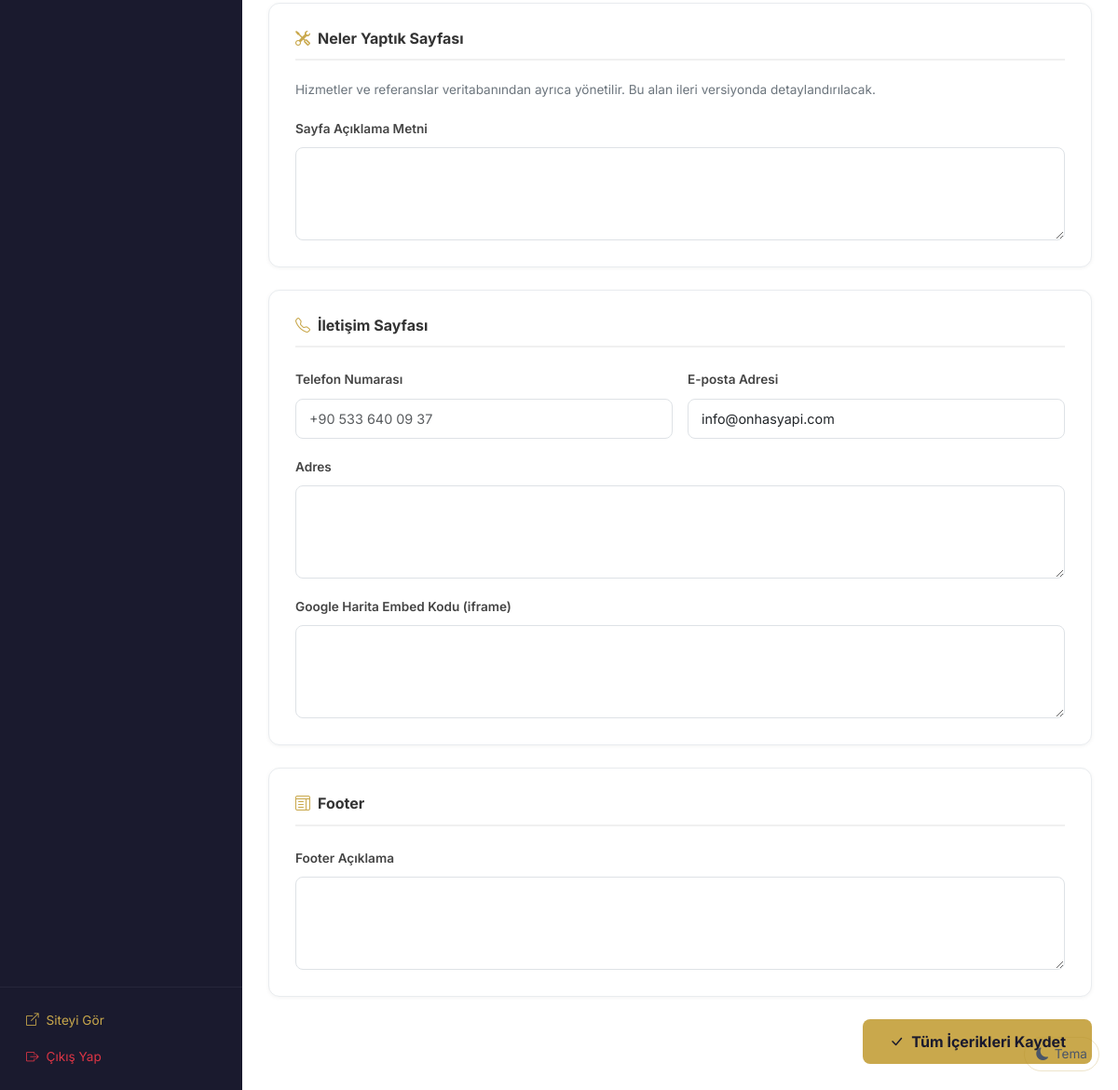
/yonetim/panel/icerik (signed in, lower part), run on an earlier commit of the app's database.
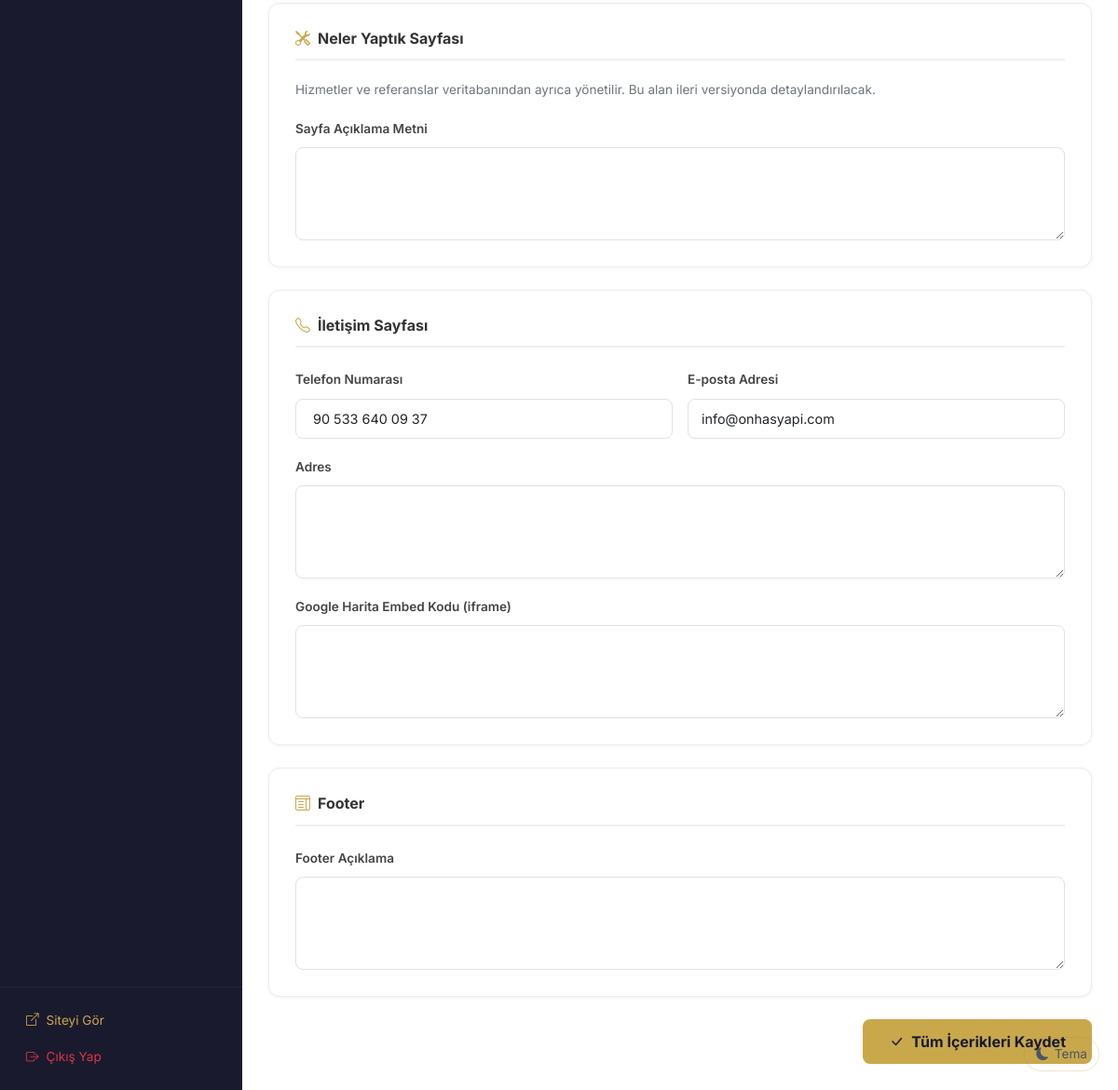
And on a later commit of the database.
### tables this page shows
CREATE TABLE settings (
            id          INTEGER PRIMARY KEY AUTOINCREMENT,
            key         TEXT UNIQUE NOT NULL,
            value       TEXT
        );

### app.py (the view, shortened to what this page needs)
@app.route("/yonetim/panel/icerik", methods=["GET", "POST"])
@login_required
def admin_icerik():
    db = get_db()
    contents = db.execute(
        "SELECT * FROM contents ORDER BY key ASC"
    ).fetchall()
    return render_template(
        "admin/icerik.html",
        contents=contents,
        get_setting=get_setting,
    )

### app.py (called while the page is built)
def get_db():
    if "db" not in g:
        g.db = sqlite3.connect(DB_PATH)
        g.db.row_factory = sqlite3.Row
        g.db.execute("PRAGMA journal_mode=WAL")
        g.db.execute("PRAGMA foreign_keys=ON")
    return g.db

@login_manager.user_loader
def load_user(user_id):
    db = get_db()
    row = db.execute("SELECT id, username FROM users WHERE id = ?", (user_id,)).fetchone()
    if row:
        return User(row["id"], row["username"])
    return None

@app.context_processor
def inject_site():
    try:
        db = get_db()
    except Exception:
        return {"site": SiteNamespace()}
    attrs = {}
    for row in db.execute("SELECT key, value FROM settings").fetchall():
        attrs[row["key"]] = row["value"]
    for row in db.execute("SELECT key, value FROM contents").fetchall():
        attrs[row["key"]] = row["value"]
    class DynamicSite:
        def __getattr__(self, name):
            return attrs.get(name)
    return {"site": DynamicSite()}

### templates/admin/icerik.html (shortened to what the changed rows need)
<!DOCTYPE html>
<html lang="tr">
<head>
    <link href="https://cdn.jsdelivr.net/npm/bootstrap@5.3.3/dist/css/bootstrap.min.css" rel="stylesheet">
    <link href="https://cdn.jsdelivr.net/npm/bootstrap-icons@1.11.3/font/bootstrap-icons.css" rel="stylesheet">
    <link href="{{ url_for('static', filename='css/style.css') }}" rel="stylesheet">
</head>
<body class="admin-body">
    <div class="admin-wrapper">
        <main class="admin-main">
            <div class="admin-content">
                <form method="POST" action="{{ url_for('admin_icerik') }}">
                    <div class="content-form-card">
                        <div class="row g-3">
                            <div class="col-md-6">
                                <label class="form-label">Telefon Numarası</label>
                                <input type="text" name="telefon" class="form-control" value="{{ site.telefon or '' }}" placeholder="+90 533 640 09 37">
                            </div>
                        </div>
                    </div>
                </form>
            </div>
        </main>
    </div>
</body>
</html>

What changed in the data, as far as the page shows it:
added settings: telefon "90 533 640 09 37"
